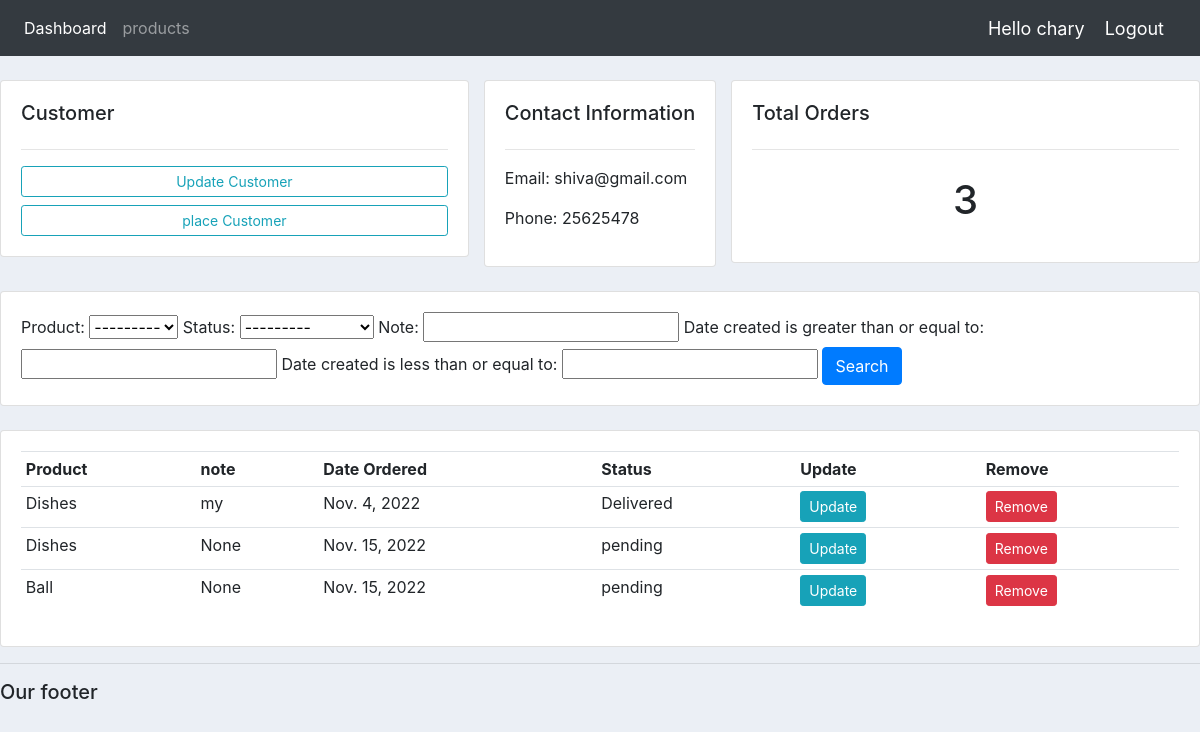
The page /customer/3/ (signed in) on the database its author committed.
### me/models.py (models this page shows, shortened)
class customer(models.Model):
    user=models.OneToOneField(User,null=True,blank=True,on_delete=models.CASCADE)
    name=models.CharField(max_length=250,null=True)
    phone=models.CharField(max_length=250,null=True)
    email=models.CharField(max_length=250,null=True)
    profile_pic=models.ImageField(default="img20220201_11465869.jpg",null=True,blank=True)
    date_created=models.DateTimeField(auto_now_add=True,null=True)

class order(models.Model):
    STATUS=(
        ('pending','pending'),
        ('Out of delivery','Out of delivery'),
        ('Delivered','Delivered'),
    )
    customer=models.ForeignKey(customer,null=True,on_delete=models.SET_NULL)
    product=models.ForeignKey(product,null=True,on_delete=models.SET_NULL)
    date_created=models.DateField(auto_now_add=True,null=True,blank=True)
    status=models.CharField(max_length=200,null=True,choices=STATUS,blank=True)
    note=models.CharField(max_length=1000,null=True)

class product(models.Model):
    CATEGORY=(
        ('Indoor','Indoor'),
        ('Outdoor','Outdoor'),
    )
    name= models.CharField(max_length=200, null= True)
    price=models.FloatField(null=True)
    category=models.CharField(max_length=200, null=True,choices=CATEGORY)
    description=models.CharField(max_length=200,null=True,blank=True)
    date_created=models.DateField(auto_now_add= True,null=True)
    tags=models.ManyToManyField(Tag)
    def __str__(self):
        return self.name

### me/decorator.py (the view)
        def wrapper_func1(request,*args,**kwargs):
            group=None
            if request.user.groups.exists():
                group=request.user.groups.all()[0].name
            if group in allowed_rows:
                return view_fun(request,*args,**kwargs)
            else:
                return HttpResponse("you are not allowed")

### me/decorator.py (called while the page is built)
def allowed_user(allowed_rows=[]):
    def decorator(view_fun):
        def wrapper_func1(request,*args,**kwargs):
            group=None
            if request.user.groups.exists():
                group=request.user.groups.all()[0].name
            if group in allowed_rows:
                return view_fun(request,*args,**kwargs)
            else:
                return HttpResponse("you are not allowed")
        return wrapper_func1
    return decorator

### me/views.py (called while the page is built)
@login_required(login_url='login')
@allowed_user(allowed_rows=['admin'])
def customer1(request,pk_test):
    customers=customer.objects.get(id=pk_test)
    orders=customers.order_set.all()
    orders_count=orders.count()
    myfilter=orderFilter(request.GET,queryset=orders)
    orders=myfilter.qs
    contex={'customer':customers,'orders':orders,'orders_count':orders_count,'myfilter':myfilter}
    return render(request,'accounts/customer.html',contex)

### me/templates/accounts/customer.html
{% extends 'accounts/main.html' %}
{% block content %}
<br>
<div class="row">
    <div class="col-md">
        <div class ="card card-body">
            <h5>Customer</h5>
            <hr>
            <a class ="btn btn-outline-info btn-sm btn-block" href="">Update Customer</a>
            <a class ="btn btn-outline-info btn-sm btn-block" href="{% url 'create_order' customer.id %}">place Customer</a>
        </div>
    </div>
    <div class="col-mid">
        <div class="card card-body">
        <h5>Contact Information</h5>
        <hr>
        <p>Email: {{customer.email}}</p>
        <p>Phone: {{customer.phone}}</p>
        </div>
    </div>
    <div class ="col-md">
        <div class="card card-body">
            <h5>Total Orders</h5>
            <hr>
            <h1 style="text-align:center;padding:10px">{{orders_count}}</h1>
        </div>
    </div>
</div>
<br>
    <div class ="row">
        <div class="col">
            <div class ="card card-body">
                <form method="get">
                    {{myfilter.form}}
                    <button class="btn btn-primary" type="submit">Search</button>
                </form>
            </div>
        </div>
    </div>
    <br>
    <div class ="row">
        <div class="col-md">
            <div class="card card-body">
                <table class="table table-sm">
                    <tr>
                        <th>Product</th>
                        <th>note</th>
                        <th>Date Ordered</th>
                        <th>Status</th>
                        <th>Update</th>
                        <th>Remove</th>
                    </tr>
                    {% for order in orders %}
                    <tr>
                        <td>{{order.product}}</td>
                        <td>{{order.note}}</td>
                        <td>{{order.date_created}}</td>
                        <td>{{order.status}}</td>
                        <td> <a class="btn btn-sm btn-info" href="{% url 'update_order' order.id %}">Update</a></td>
                        <td><a class="btn btn-sm btn-danger" href="{% url 'delete_order' order.id %}">Remove</a></td>
                    </tr>
                    {% endfor %}
                </table>
            </div>
        </div>
    </div>
{%endblock %}

### me/templates/accounts/navbar.html (shortened to what this page needs)
{% load static %}
<nav class="navbar navbar-expand-lg navbar-dark bg-dark">
    <div class="collapse navbar-collapse" id="navbarNav">
        <ul class="navbar-nav">
          {%if request.user.is_staff %}
        <li class="nav-item active">
          <a class="nav-link" href="{% url 'home' %}">Dashboard </a>
        </li>
        <li class="nav-item">
          <a class="nav-link" href="{% url 'products' %}">products</a>
        </li>
        {%else%}
        <li class="nav-item">
          <a class="nav-link" href="{% url 'account' %}">Setting</a>
        </li>
        {%endif%}
      </ul>
    </div>
    <span class ="hello-msg">Hello {{request.user}}</span>
    <span > <a class ="hello-msg" href="{%url 'logout' %}">Logout</a></span>
  </nav>

### static/css/main.css (style rules this page uses)
body { background-color: #ebeff5 ; }

### me/templates/accounts/navbar.html (style rules this page uses)
.hello-msg { font-size: 18px; color: #fff; margin-right: 20px; }

### rows shown on the page
customer: email "shiva@gmail.com", phone "25625478"
order: product "Dishes", note "my", date_created "Nov. 4, 2022", status "Delivered"
order: product "Dishes", note "None", date_created "Nov. 15, 2022", status "pending"
order: product "Ball", note "None", date_created "Nov. 15, 2022", status "pending"

### other values the page prints
{{ request.user }} "chary"
{{ orders_count }} "3"
